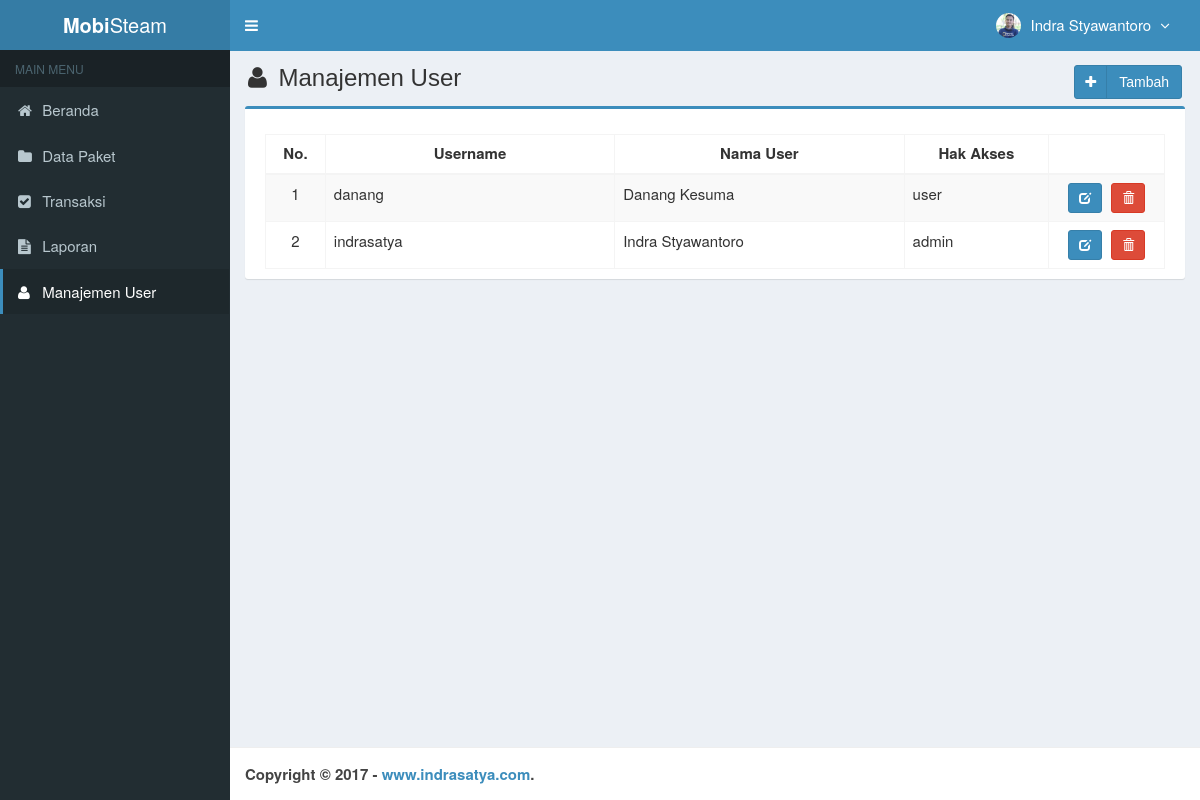
Screenshot of /main.php?module=user (signed in) with the database file from the repository.
### tables this page shows
CREATE TABLE `is_user` (
  `id_user` int(2) NOT NULL,
  `username` varchar(30) NOT NULL,
  `password` varchar(50) NOT NULL,
  `nama_user` varchar(30) NOT NULL,
  `hak_akses` enum('admin','user') NOT NULL
);

### modules/user/view.php (the view, shortened to what this page needs)
<section class="content-header">
  <h1>
    <i class="fa fa-user icon-title"></i> Manajemen User
    <a class="btn btn-primary btn-social pull-right" href="?module=form_user&form=add">
      <i class="fa fa-plus"></i> Tambah
    </a>
  </h1>
</section>
<section class="content">
  <div class="row">
    <div class="col-md-12">
      <div class="box box-primary">
        <div class="box-body">
          <table id="dataTables1" class="table table-bordered table-striped table-hover">
            <thead>
              <tr>
                <th class="center">No.</th>
                <th class="center">Username</th>
                <th class="center">Nama User</th>
                <th class="center">Hak Akses</th>
                <th></th>
              </tr>
            </thead>
            <tbody>
            <?php
            $no = 1;
            $query = mysqli_query($mysqli, "SELECT * FROM is_user ORDER BY id_user DESC")
                                            or die('Ada kesalahan pada query tampil Manajemen User: '.mysqli_error($mysqli));
            while ($data = mysqli_fetch_assoc($query)) {
              echo "<tr>
                      <td width='40' class='center'>$no</td>
                      <td width='200'>$data[username]</td>
                      <td width='200'>$data[nama_user]</td>
                      <td width='100'>$data[hak_akses]</td>
                      <td class='center' width='80'>
                        <div>
                          <a data-toggle='tooltip' data-placement='top' title='Ubah' style='margin-right:5px' class='btn btn-primary btn-sm' href='?module=form_user&form=edit&id=$data[id_user]'>
                              <i style='color:#fff' class='glyphicon glyphicon-edit'></i>
                          </a>";
                        if ($data['id_user']=='1') { ?>
                          <a data-toggle="tooltip" data-placement="top" title="Hapus" class="btn btn-danger btn-sm" onclick="return alert('Username indrasatya tidak bisa dihapus.');">
                              <i style="color:#fff" class="glyphicon glyphicon-trash"></i>
                          </a>
                        <?php
                        } else { ?>
                          <a data-toggle="tooltip" data-placement="top" title="Hapus" class="btn btn-danger btn-sm" href="modules/user/proses.php?act=delete&id=<?php echo $data['id_user'];?>" onclick="return confirm('Anda yakin ingin menghapus user <?php echo $data['username']; ?> ?');">
                              <i style="color:#fff" class="glyphicon glyphicon-trash"></i>
                          </a>
                        <?php } ?>
            <?php
              echo "    </div>
                      </td>
                    </tr>";
              $no++;
            }
            ?>
            </tbody>
          </table>
        </div>
      </div>
    </div>
  </div>
</section><!-- /.content

### assets/css/style.css (style rules this page uses)
.btn-social *:first-child { border-right: 1px solid rgba(0, 0, 0, 0.1); bottom: 0; font-size: 1em !important; left: 0; line-height: 32px !important; position: absolute; text-align: center; top: 0; width: 32px !important; }
.content-header { padding: 15px 18px 0; position: relative; }
.center { text-align:center; }
.icon-title { margin-right: 5px; }
body { background-color: #fff; color: #333; font-size: 15px; line-height: 1.42857; }

### rows the page displays
is_user: username "danang", nama_user "Danang Kesuma", hak_akses "user"
is_user: username "indrasatya", nama_user "Indra Styawantoro", hak_akses "admin"

### other values shown
$_SESSION['nama_user'] "Indra Styawantoro"
